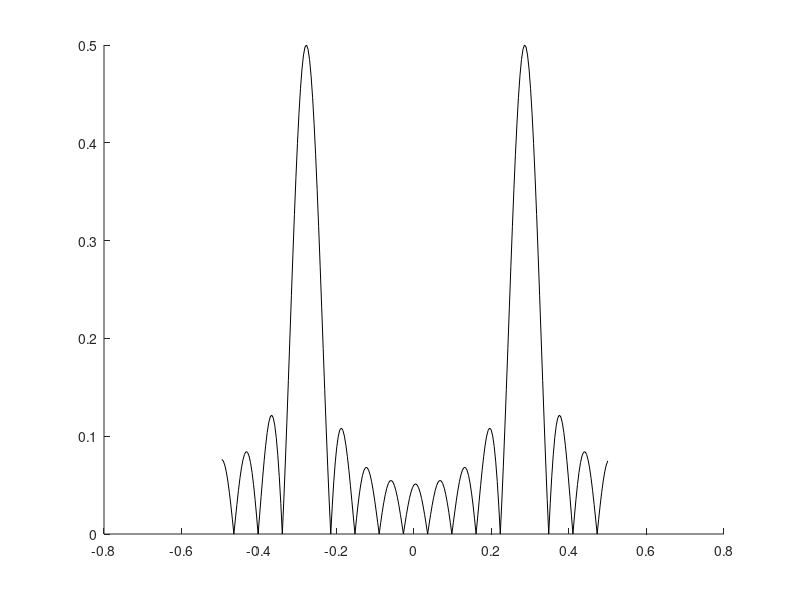

Write MATLAB code to recreate this figure. (Note: this script raises an error after producing the figure.)
% basic Fourier resolution

fs=100;
npts=256;
n=1:npts;

%f0=fs/4;
f0=28.125;


y=sin((2*pi*f0/fs).*(n-1));  
% must start @ 0 for real-imag to match theory when f0=fs/4
dzp=16; % play with this to see different resolutions

T=dzp./fs;  % total seconds of integration time
df=1/T;
titbuf=sprintf('T=%.3f df=%.3f',T,df);

for k=dzp+1:npts,    % zero pad
    y(k)=0;
end;

NT=dzp;
Yf=(1/NT).*fftshift(fft(y,npts));
Yfdzp=(1/NT).*fftshift(fft(y(1:dzp),dzp));

F=(n-npts/2).*fs./npts;
Fdzp=((1:(npts/dzp):npts)-npts/2).*fs./npts;

Fn=F./fs;
Fndzp=Fdzp./fs;

figure(1);
plot(Fn,abs(Yf),'k',Fndzp,abs(Yfdzp),'kO');
xlabel('f/f_s');
ylabel('|Y(f)/T|');
title(titbuf);
axis([-.5 .5 0 .6]);

figure(2);
plot(Fn,real(Yf),'k',Fndzp,real(Yfdzp),'kO');
xlabel('Hz');
ylabel('Re{Y(f)/T}');
title(titbuf);
axis([-.5 .5 -.6 .6]);

figure(3);
plot(Fn,imag(Yf),'k',Fndzp,imag(Yfdzp),'kO');
%plot(F./f0,imag(Yf),'k');   % show curve only for Figure 1
xlabel('f/f_s');
%xlabel('f/f0');
ylabel('imag{Y(f)/T}');
title(titbuf);
axis([-.5 .5 -.6 .6]);

